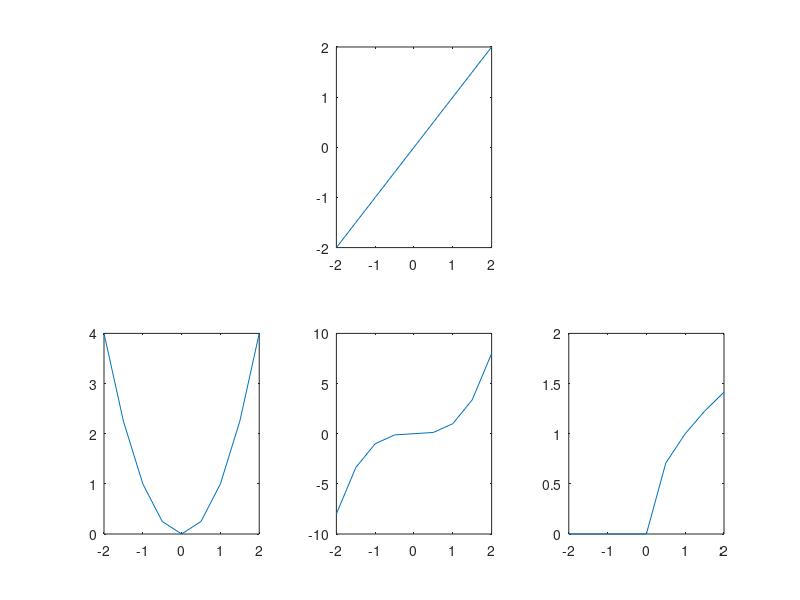

Recreate this plot in MATLAB.
x = [-2:0.5:2]
subplot(2,3,2)
plot(x, x)

subplot(2,3,4)
plot(x, x.^2)
subplot(2,3,5)
plot(x, x.^3)
subplot(2,3,6)
plot(x, sqrt(x))